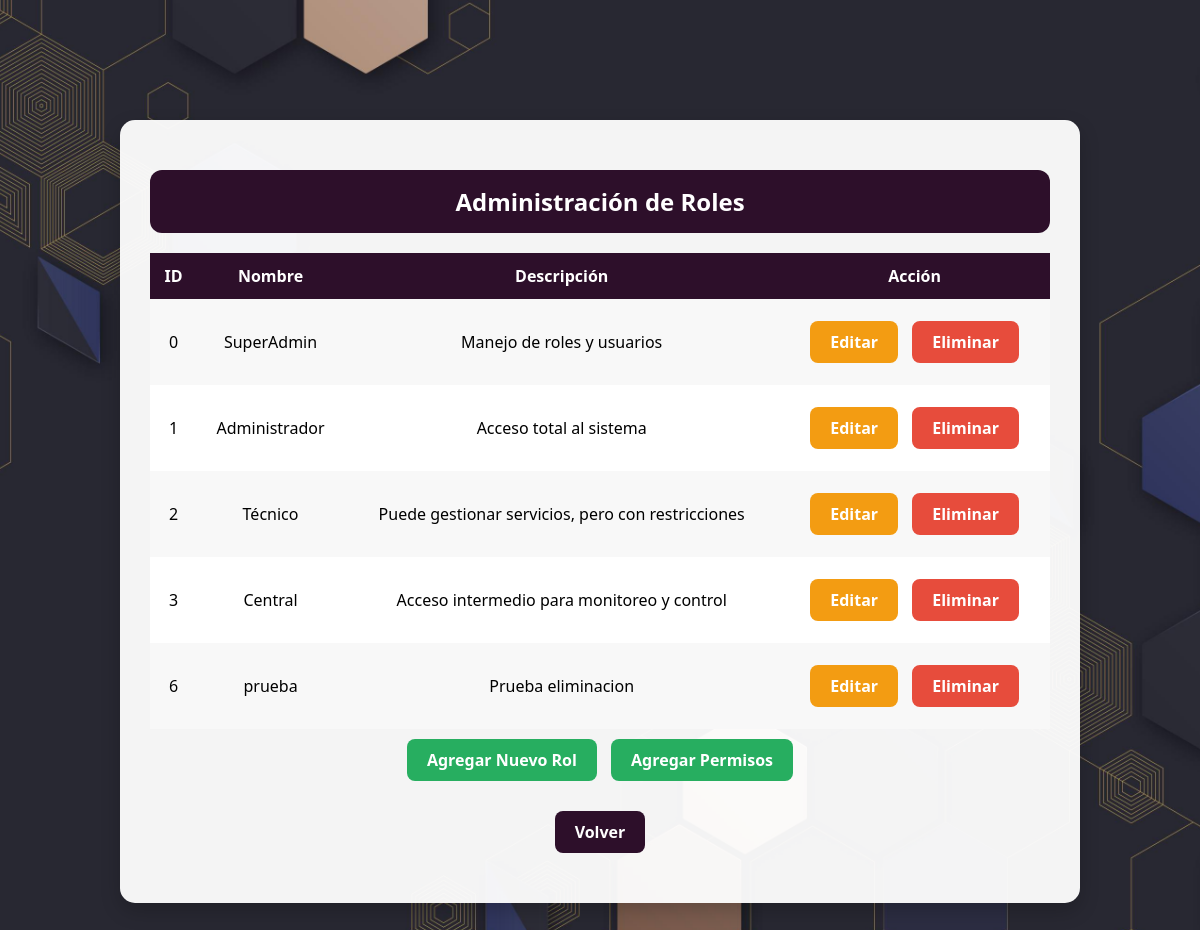
Page /roles.php (signed in) on the committed database.
### tables this page shows
CREATE TABLE `roles` (
  `id` int(11) NOT NULL,
  `nombre` varchar(50) NOT NULL,
  `descripcion` text DEFAULT NULL
);

### roles.php (the view, shortened to what this page needs)
<?php
require_once 'config.php';
$sql = "SELECT id, nombre, descripcion FROM roles";
$result = $conn->query($sql);
?>
<!DOCTYPE html>
<html lang="es">
<head>
</head>
<body>
    <div class="container">
        <h2>Administración de Roles</h2>
        <table>
            <tr>
                <th>ID</th>
                <th>Nombre</th>
                <th>Descripción</th>
                <th>Acción</th>
            </tr>
            <?php while ($row = $result->fetch_assoc()) { ?>
                <tr>
                    <td><?php echo htmlspecialchars($row['id']); ?></td>
                    <td><?php echo htmlspecialchars($row['nombre']); ?></td>
                    <td><?php echo htmlspecialchars($row['descripcion']); ?></td>
                    <td>
                        <a href="editar_rol.php?id=<?php echo $row['id']; ?>" class="btn">Editar</a>
                        <a href="eliminar_rol.php?id=<?php echo $row['id']; ?>" class="btn btn-red">Eliminar</a>
                    </td>
                </tr>
            <?php } ?>
        </table>
        <a href="add_role.php" class="btn btn-purple">Agregar Nuevo Rol</a>
        <a href="manage_roles.php" class="btn btn-purple">Agregar Permisos</a>
        <br>
        <a href="administrador.php" class="btn-back">Volver</a>
    </div>
</body>
</html>

### roles.php (style rules this page uses)
body { font-family: 'Segoe UI', Tahoma, Geneva, Verdana, sans-serif; background: url('Imagenes/Login.jpg') no-repeat center center fixed; background-size: cover; margin: 0; padding: 0; }
.container { background-color: rgba(255, 255, 255, 0.95); padding: 30px; border-radius: 15px; box-shadow: 0 8px 20px rgba(0, 0, 0, 0.2); width: 90%; max-width: 900px; margin: 120px auto 40px; text-align: center; }
h2 { background-color: #2d0f2a; color: white; padding: 15px; border-radius: 12px; margin-bottom: 20px; font-size: 24px; }
table { width: 100%; border-collapse: collapse; margin-top: 20px; }
th { background-color: #2d0f2a; color: white; padding: 12px; text-align: center; }
td { padding: 12px; text-align: center; background-color: #fff; }
tr:nth-child(even) td { background-color: #f8f8f8; }
.btn { display: inline-block; padding: 10px 20px; background-color: #f39c12; color: white; text-decoration: none; border-radius: 8px; font-weight: bold; margin: 10px 5px; transition: background-color 0.3s ease, transform 0.2s ease; }
.btn-red { background-color: #e74c3c; }
.btn-back { display: inline-block; padding: 10px 20px; background-color: #2d0f2a; color: white; text-decoration: none; border-radius: 8px; font-weight: bold; margin: 20px auto; }
.btn-purple { background-color: #27ae60; color: white; padding: 10px 20px; border: none; border-radius: 8px; font-weight: bold; cursor: pointer; text-decoration: none; margin: 10px 5px; transition: background-color 0.3s ease, transform 0.2s ease; }

### rows in the picture
roles: id "0", nombre "SuperAdmin", descripcion "Manejo de roles y usuarios"
roles: id "1", nombre "Administrador", descripcion "Acceso total al sistema"
roles: id "2", nombre "Técnico", descripcion "Puede gestionar servicios, pero con restricciones"
roles: id "3", nombre "Central", descripcion "Acceso intermedio para monitoreo y control"
roles: id "6", nombre "prueba", descripcion "Prueba eliminacion"
